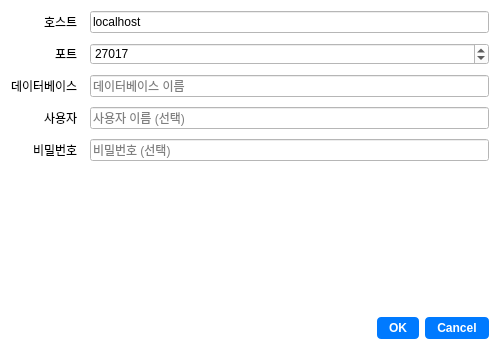
<?xml version="1.0" encoding="UTF-8"?>
<ui version="4.0">
 <class>MongoSettingsDialog</class>
 <widget class="QDialog" name="MongoSettingsDialog">
  <property name="geometry">
   <rect>
    <x>0</x>
    <y>0</y>
    <width>500</width>
    <height>350</height>
   </rect>
  </property>
  <property name="windowTitle">
   <string>MongoDB 연결 설정</string>
  </property>
  <property name="modal">
   <bool>true</bool>
  </property>
  <property name="styleSheet">
   <string notr="true">QWidget { background-color: #FFFFFF; color: #000000; font-family: '맑은 고딕', 'Segoe UI', sans-serif; } QPushButton { background-color: #007AFF; color: #FFFFFF; border-radius: 4px; padding: 4px 12px; font-weight: bold; } QPushButton:hover { background-color: #0056CC; } QTableWidget { gridline-color: #CCCCCC; alternate-background-color: #F9F9F9; } QHeaderView::section { background-color: #F0F0F0; border: 1px solid #CCCCCC; padding: 4px; font-weight: bold; }</string>
  </property>
  <layout class="QVBoxLayout" name="verticalLayout">
   <property name="spacing">
    <number>12</number>
   </property>
   <property name="contentsMargins">
    <number>16</number>
    <number>16</number>
    <number>16</number>
    <number>16</number>
   </property>
   <item>
    <layout class="QFormLayout" name="formLayout">
     <property name="labelAlignment">
      <set>Qt::AlignRight|Qt::AlignVCenter</set>
     </property>
     <property name="horizontalSpacing">
      <number>12</number>
     </property>
     <property name="verticalSpacing">
      <number>10</number>
     </property>
     <item row="0" column="0">
      <widget class="QLabel" name="label_host">
       <property name="text">
        <string>호스트</string>
       </property>
      </widget>
     </item>
     <item row="0" column="1">
      <widget class="QLineEdit" name="edit_host">
       <property name="text">
        <string>localhost</string>
       </property>
      </widget>
     </item>
     <item row="1" column="0">
      <widget class="QLabel" name="label_port">
       <property name="text">
        <string>포트</string>
       </property>
      </widget>
     </item>
     <item row="1" column="1">
      <widget class="QSpinBox" name="spin_port">
       <property name="minimum">
        <number>1</number>
       </property>
       <property name="maximum">
        <number>65535</number>
       </property>
       <property name="value">
        <number>27017</number>
       </property>
      </widget>
     </item>
     <item row="2" column="0">
      <widget class="QLabel" name="label_database">
       <property name="text">
        <string>데이터베이스</string>
       </property>
      </widget>
     </item>
     <item row="2" column="1">
      <widget class="QLineEdit" name="edit_database">
       <property name="placeholderText">
        <string>데이터베이스 이름</string>
       </property>
      </widget>
     </item>
     <item row="3" column="0">
      <widget class="QLabel" name="label_user">
       <property name="text">
        <string>사용자</string>
       </property>
      </widget>
     </item>
     <item row="3" column="1">
      <widget class="QLineEdit" name="edit_user">
       <property name="placeholderText">
        <string>사용자 이름 (선택)</string>
       </property>
      </widget>
     </item>
     <item row="4" column="0">
      <widget class="QLabel" name="label_password">
       <property name="text">
        <string>비밀번호</string>
       </property>
      </widget>
     </item>
     <item row="4" column="1">
      <widget class="QLineEdit" name="edit_password">
       <property name="placeholderText">
        <string>비밀번호 (선택)</string>
       </property>
       <property name="echoMode">
        <enum>QLineEdit::Password</enum>
       </property>
      </widget>
     </item>
    </layout>
   </item>
   <item>
    <spacer name="verticalSpacer">
     <property name="orientation">
      <enum>Qt::Vertical</enum>
     </property>
     <property name="sizeHint" stdset="0">
      <size>
       <width>20</width>
       <height>40</height>
      </size>
     </property>
    </spacer>
   </item>
   <item>
    <widget class="QDialogButtonBox" name="buttonBox">
     <property name="orientation">
      <enum>Qt::Horizontal</enum>
     </property>
     <property name="standardButtons">
      <set>QDialogButtonBox::Cancel|QDialogButtonBox::Ok</set>
     </property>
    </widget>
   </item>
  </layout>
 </widget>
 <resources/>
 <connections>
  <connection>
   <sender>buttonBox</sender>
   <signal>accepted()</signal>
   <receiver>MongoSettingsDialog</receiver>
   <slot>accept()</slot>
   <hints>
    <hint type="sourcelabel">
     <x>248</x>
     <y>330</y>
    </hint>
    <hint type="destinationlabel">
     <x>157</x>
     <y>274</y>
    </hint>
   </hints>
  </connection>
  <connection>
   <sender>buttonBox</sender>
   <signal>rejected()</signal>
   <receiver>MongoSettingsDialog</receiver>
   <slot>reject()</slot>
   <hints>
    <hint type="sourcelabel">
     <x>316</x>
     <y>330</y>
    </hint>
    <hint type="destinationlabel">
     <x>286</x>
     <y>274</y>
    </hint>
   </hints>
  </connection>
 </connections>
</ui>
